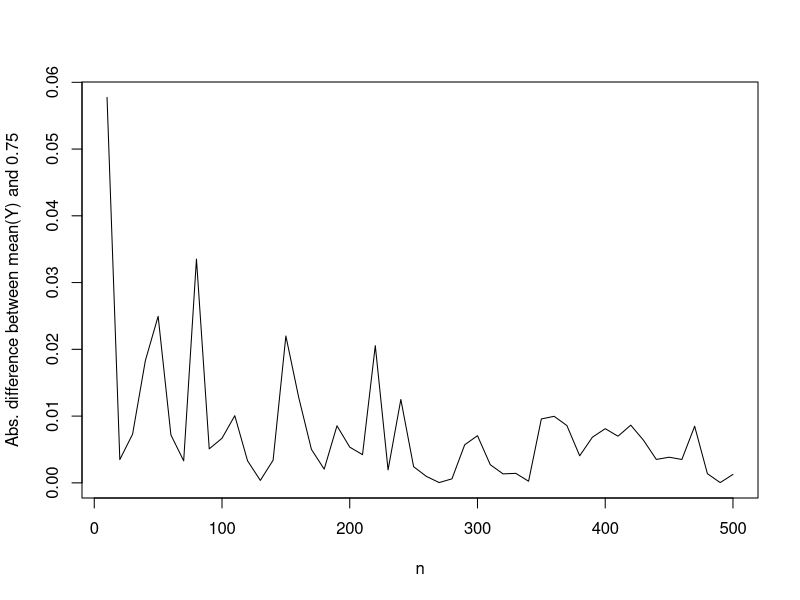

The R script that drew this image:
## ---- chunk 1

# Set seed
set.seed(3)

# Draw 1000 values from a uniform distribution on the interval [3,9]
x <- runif(1000, min = 3, max = 9)

# Draw 1000 values from a uniform distribution on the interval [2,4]
y <- runif(1000, min = 2, max = 4)

# Your code here

# ...

## ---- chunk 2

# Set seed
set.seed(3)

# Draw 1000 values from a uniform distribution on the interval [3,9]
x <- runif(1000, min = 3, max = 9)

# Draw 1000 values from a uniform distribution on the interval [2,4]
y <- runif(1000, min = 2, max = 4)

# Calculate the area of the rectangle
area <- x * y

# Calculate the mean of the area of the rectangle
mean(area)

## ---- chunk 3

# Assuming we have already run the code above

# The probability that the area of the rectangle is greater than 20

mean(area > 20)

# The probability that the area of the rectangle is greater than 20, given that the area of the rectangle is greater than 10

mean(area[area > 10] > 20)

# The variance of the area of the rectangle

var(area)
## ---- chunk 4

# Set seed
set.seed(3)

# Draw 1000 values from a uniform distribution on the interval [0,1]
x <- runif(1000, min = 0, max = 1)

# Calculate the length of the longer piece
y <- ifelse(x <= 0.5, 1 - x, x)

# Calculate the mean of the length of the longer piece across all draws
mean(y)

## Next, do this for n = 10, 20, 30, ..., 500

# Set seed

set.seed(3)

## Function to simulate E(Y_n) given n

simulate <- function(n) {
  
  # Draw n values from a uniform distribution on the interval [0,1]
  x <- runif(n, min = 0, max = 1)
  
  # Calculate the length of the longer piece
  y <- ifelse(x <= 0.5, 1 - x, x)
  
  # Calculate the mean of the length of the longer piece across all draws
  mean(y)
  
}

## List of n

n <- seq(10, 500, by = 10)

## Simulate E(Y_n) for each n

y_bar <- sapply(n, simulate)

## To df

df <- data.frame(n, y_bar)
df$diff = abs(df$y_bar - 0.75)

## Difference between E and 0.75 as a function of n

plot(df$n, df$diff, type = "l", xlab = "n", ylab = "Abs. difference between mean(Y) and 0.75")

